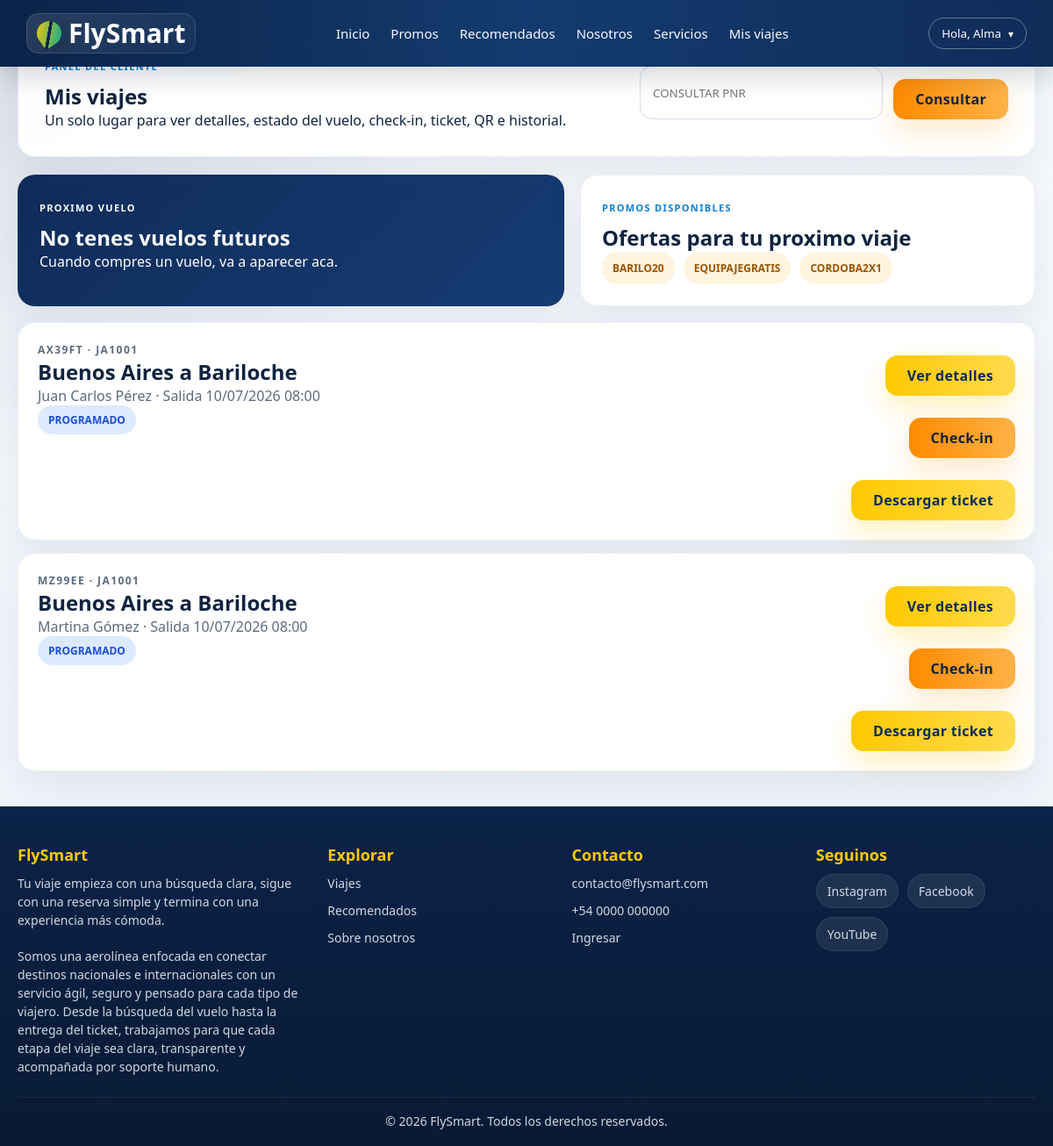
The page /consultas/reservas/mis_viajes.php (signed in) on the database its author committed.
### tables this page shows
CREATE TABLE IF NOT EXISTS `compras_ordenes` (
  `id_orden` int(11) NOT NULL AUTO_INCREMENT,
  `id_cliente` int(11) NOT NULL,
  `fecha_compra` datetime NOT NULL,
  `monto_total_pagado` decimal(10,2) NOT NULL,
  `id_metodo_pago` int(11) NOT NULL,
  PRIMARY KEY (`id_orden`),
  KEY `id_cliente` (`id_cliente`),
  KEY `id_metodo_pago` (`id_metodo_pago`),
  CONSTRAINT `fk_ordenes_cliente` FOREIGN KEY (`id_cliente`) REFERENCES `clientes` (`id_cliente`),
  CONSTRAINT `fk_ordenes_pago` FOREIGN KEY (`id_metodo_pago`) REFERENCES `metodos_pago` (`id_metodo_pago`)
);

CREATE TABLE IF NOT EXISTS `tickets_detalle` (
  `id_ticket` int(11) NOT NULL AUTO_INCREMENT,
  `id_orden` int(11) NOT NULL,
  `id_vuelo` int(11) NOT NULL,
  `id_pasajero` int(11) NOT NULL,
  `numero_asiento` varchar(10) DEFAULT NULL,
  `id_plan` int(11) NOT NULL,
  `codigo_reserva_pnr` varchar(6) NOT NULL,
  `precio_tramo_pagado` decimal(10,2) NOT NULL,
  PRIMARY KEY (`id_ticket`),
  KEY `id_orden` (`id_orden`),
  KEY `id_vuelo` (`id_vuelo`),
  KEY `id_pasajero` (`id_pasajero`),
  KEY `id_plan` (`id_plan`),
  CONSTRAINT `fk_tickets_orden` FOREIGN KEY (`id_orden`) REFERENCES `compras_ordenes` (`id_orden`) ON DELETE CASCADE,
  CONSTRAINT `fk_tickets_pasajero` FOREIGN KEY (`id_pasajero`) REFERENCES `pasajeros` (`id_pasajero`),
  CONSTRAINT `fk_tickets_plan` FOREIGN KEY (`id_plan`) REFERENCES `planes_tarifas` (`id_plan`),
  CONSTRAINT `fk_tickets_vuelo` FOREIGN KEY (`id_vuelo`) REFERENCES `vuelos` (`id_vuelo`)
);

CREATE TABLE IF NOT EXISTS `vuelos` (
  `id_vuelo` int(11) NOT NULL AUTO_INCREMENT,
  `numero_vuelo` varchar(20) NOT NULL,
  `id_avion` int(11) NOT NULL,
  `origen_iata` varchar(3) NOT NULL,
  `destino_iata` varchar(3) NOT NULL,
  `fecha_salida` datetime NOT NULL,
  `fecha_llegada` datetime NOT NULL,
  `precio_base_vuelo` decimal(10,2) NOT NULL,
  `estado_vuelo` varchar(20) NOT NULL,
  PRIMARY KEY (`id_vuelo`),
  KEY `id_avion` (`id_avion`),
  KEY `origen_iata` (`origen_iata`),
  KEY `destino_iata` (`destino_iata`),
  CONSTRAINT `fk_vuelos_avion` FOREIGN KEY (`id_avion`) REFERENCES `aviones` (`id_avion`),
  CONSTRAINT `fk_vuelos_destino` FOREIGN KEY (`destino_iata`) REFERENCES `aeropuertos` (`codigo_iata`),
  CONSTRAINT `fk_vuelos_origen` FOREIGN KEY (`origen_iata`) REFERENCES `aeropuertos` (`codigo_iata`)
);

CREATE TABLE IF NOT EXISTS `aeropuertos` (
  `codigo_iata` varchar(3) NOT NULL,
  `nombre` varchar(100) NOT NULL,
  `ciudad` varchar(100) NOT NULL,
  `pais` varchar(100) NOT NULL,
  PRIMARY KEY (`codigo_iata`)
);

CREATE TABLE IF NOT EXISTS `pasajeros` (
  `id_pasajero` int(11) NOT NULL AUTO_INCREMENT,
  `tipo_documento` varchar(20) NOT NULL,
  `numero_documento` varchar(50) NOT NULL,
  `nombre` varchar(100) NOT NULL,
  `apellido` varchar(100) NOT NULL,
  `fecha_nacimiento` date NOT NULL,
  `asistencia_especial` tinyint(1) DEFAULT 0,
  `detalles_medicos` text DEFAULT NULL,
  PRIMARY KEY (`id_pasajero`),
  UNIQUE KEY `numero_documento` (`numero_documento`)
);

### consultas/reservas/mis_viajes.php (the view, shortened to what this page needs)
<?php
require_once '../../config/conexion.php';
include_once '../../includes/header.php';
$idCliente = $_SESSION['usuario_id'] ?? null;
$tickets = [];
$proximo = null;
function estadoClaseReserva(string $estado): string {
    $estado = strtolower($estado);
    return 'status-scheduled';
}
if ($idCliente) {
    $stmt = $pdo->prepare("
        SELECT td.codigo_reserva_pnr, td.numero_asiento, v.numero_vuelo, v.estado_vuelo, v.fecha_salida, v.fecha_llegada,
               origen.ciudad AS origen_ciudad, origen.codigo_iata AS origen_iata,
               destino.ciudad AS destino_ciudad, destino.codigo_iata AS destino_iata,
               p.nombre, p.apellido, co.fecha_compra
        FROM compras_ordenes co
        INNER JOIN tickets_detalle td ON td.id_orden = co.id_orden
        INNER JOIN vuelos v ON v.id_vuelo = td.id_vuelo
        INNER JOIN aeropuertos origen ON origen.codigo_iata = v.origen_iata
        INNER JOIN aeropuertos destino ON destino.codigo_iata = v.destino_iata
        INNER JOIN pasajeros p ON p.id_pasajero = td.id_pasajero
        WHERE co.id_cliente = :id_cliente
        ORDER BY v.fecha_salida ASC
    ");
    $stmt->execute(['id_cliente' => $idCliente]);
    $tickets = $stmt->fetchAll(PDO::FETCH_ASSOC);
}
?>
<main class="reservation-page">
    <section class="client-panel-hero">
        <div>
            <p class="eyebrow">Panel del cliente</p>
            <h1>Mis viajes</h1>
            <p>Un solo lugar para ver detalles, estado del vuelo, check-in, ticket, QR e historial.</p>
        </div>
        <form action="ver_reserva.php" method="GET" class="reservation-search compact-search">
            <input type="text" name="pnr" maxlength="6" placeholder="Consultar PNR" required>
            <button type="submit" class="btn-next btn-orange">Consultar</button>
        </form>
    </section>
    <?php if (!$idCliente): ?>
        <section class="reservation-card reservation-empty">
            <h2>Inicia sesion para ver tus viajes</h2>
            <p>Sin iniciar sesion podes buscar vuelos, ver destinos, consultar un PNR y ver promociones. Para historial, check-in y tickets necesitas tu cuenta.</p>
            <a href="../login/login.php" class="btn-next btn-orange">Iniciar sesion</a>
        </section>
    <?php else: ?>
        <section class="dashboard-grid">
            <article class="dashboard-card next-flight-card">
                <p class="eyebrow">Proximo vuelo</p>
                <?php if ($proximo): ?>
                    <?php $faltan = max(0, strtotime($proximo['fecha_salida']) - time()); ?>
                    <h2><?= htmlspecialchars($proximo['origen_ciudad'] . ' -> ' . $proximo['destino_ciudad'], ENT_QUOTES, 'UTF-8') ?></h2>
                    <p>Faltan <?= floor($faltan / 86400) ?> dias y <?= floor(($faltan % 86400) / 3600) ?> horas</p>
                    <span class="status-pill <?= estadoClaseReserva($proximo['estado_vuelo']) ?>"><?= htmlspecialchars($proximo['estado_vuelo'], ENT_QUOTES, 'UTF-8') ?></span>
                <?php else: ?>
                    <h2>No tenes vuelos futuros</h2>
                    <p>Cuando compres un vuelo, va a aparecer aca.</p>
                <?php endif; ?>
            </article>
            <article class="dashboard-card">
                <p class="eyebrow">Promos disponibles</p>
                <h2>Ofertas para tu proximo viaje</h2>
                <div class="mini-promo-list">
                    <a href="../proceso_compra/vuelos.php?destino=BRC&pasajeros=1&codigo_promo=BARILO20">BARILO20</a>
                    <a href="../proceso_compra/vuelos.php?pasajeros=1&codigo_promo=EQUIPAJEGRATIS">EQUIPAJEGRATIS</a>
                    <a href="../proceso_compra/vuelos.php?destino=COR&pasajeros=2&codigo_promo=CORDOBA2X1">CORDOBA2X1</a>
                </div>
            </article>
        </section>
        <?php if (empty($tickets)): ?>
            <section class="reservation-card reservation-empty">
                <h2>Todavia no tenes vuelos comprados</h2>
                <p>Cuando finalices una reserva, va a aparecer en esta seccion.</p>
                <a href="../../index.php#buscador" class="btn-next">Buscar vuelos</a>
            </section>
        <?php else: ?>
            <section class="history-list">
                <?php foreach ($tickets as $ticket): ?>
                    <article class="history-item travel-action-card">
                        <div>
                            <p class="ticket-label"><?= htmlspecialchars($ticket['codigo_reserva_pnr'], ENT_QUOTES, 'UTF-8') ?> · <?= htmlspecialchars($ticket['numero_vuelo'], ENT_QUOTES, 'UTF-8') ?></p>
                            <h2><?= htmlspecialchars($ticket['origen_ciudad'], ENT_QUOTES, 'UTF-8') ?> a <?= htmlspecialchars($ticket['destino_ciudad'], ENT_QUOTES, 'UTF-8') ?></h2>
                            <p><?= htmlspecialchars($ticket['nombre'] . ' ' . $ticket['apellido'], ENT_QUOTES, 'UTF-8') ?> · Salida <?= date('d/m/Y H:i', strtotime($ticket['fecha_salida'])) ?></p>
                            <span class="status-pill <?= estadoClaseReserva($ticket['estado_vuelo']) ?>"><?= htmlspecialchars($ticket['estado_vuelo'], ENT_QUOTES, 'UTF-8') ?></span>
                        </div>
                        <div class="history-actions action-grid">
                            <a href="ver_reserva.php?pnr=<?= urlencode($ticket['codigo_reserva_pnr']) ?>" class="btn-next">Ver detalles</a>
                            <a href="checkin.php?pnr=<?= urlencode($ticket['codigo_reserva_pnr']) ?>" class="btn-next btn-orange">Check-in</a>
                            <a href="pasaje.php?pnr=<?= urlencode($ticket['codigo_reserva_pnr']) ?>" class="btn-next">Descargar ticket</a>
                        </div>
                    </article>
                <?php endforeach; ?>
            </section>
        <?php endif; ?>
    <?php endif; ?>
</main>
<?php include_once '../../includes/footer.php'; ?>
</body>
</html>

### css/estilos.css (style rules this page uses)
* { box-sizing: border-box; margin: 0; padding: 0; font-family: "Aptos", "Segoe UI", "Trebuchet MS", Arial, sans-serif; }
html { width: 100%; min-height: 100%; background: #081a34; }
body { width: 100%; min-height: 100vh; overflow-x: hidden; background-color: var(--light-bg); color: var(--dark-text); padding: 0; margin: 0; }
.btn-next { background-color: var(--secondary-color); color: white; border: none; padding: 12px 25px; font-size: 16px; border-radius: 4px; cursor: pointer; display: inline-block; text-decoration: none; text-align: center; margin-top: 15px; }
body { font-family: "Aptos", "Segoe UI", "Trebuchet MS", Arial, sans-serif; background: radial-gradient(circle at top left, rgba(15, 44, 89, 0.12), transparent 30%), linear-gradient(180deg, #f7f9fc 0%, #eef4fb 100%); color: #10233f; }
.eyebrow { display: inline-flex; align-items: center; gap: 8px; text-transform: uppercase; letter-spacing: 0.12em; font-size: 11px; color: #0d7fd4; font-weight: 800; margin-bottom: 10px; }
.btn-next { background: linear-gradient(90deg, #fec901, #ffdb4d); color: #0f2c59; border-radius: 14px; box-shadow: 0 14px 30px rgba(254, 201, 1, 0.25); font-weight: 900; letter-spacing: 0.02em; }
html, body { min-height: 100%; }
body { min-height: 100vh; display: flex; flex-direction: column; }
* { margin: 0; padding: 0; box-sizing: border-box; }

### css/reservas.css (style rules this page uses)
.reservation-tools, .reservation-page { max-width: 100%; width: 100%; margin: 0 auto 40px; padding: 0 20px; }
.reservation-tool, .reservation-card, .ticket-summary, .history-item, .boarding-pass { background: rgba(255, 255, 255, 0.96); border: 1px solid rgba(15, 44, 89, 0.08); border-radius: 20px; box-shadow: 0 18px 45px rgba(15, 44, 89, 0.08); }
.reservation-tool p, .reservation-card p, .ticket-details p, .history-item p, .boarding-qr p { color: #5c6b7e; }
.reservation-form, .reservation-search { display: flex; gap: 12px; flex-wrap: wrap; margin-top: 18px; }
.reservation-form input, .reservation-search input { flex: 1; min-width: 220px; min-height: 48px; padding: 12px 14px; border: 1px solid #d4ddeb; border-radius: 14px; text-transform: uppercase; }
.btn-orange { background: linear-gradient(90deg, #ff8a00, #ffb347); color: #10233f; box-shadow: 0 14px 30px rgba(255, 159, 28, 0.22); }
.reservation-page { margin-top: 28px; }
.ticket-label { font-size: 12px; text-transform: uppercase; letter-spacing: 0.12em; font-weight: 800; }
.status-pill { display: inline-flex; align-items: center; width: fit-content; padding: 8px 12px; border-radius: 999px; background: #fff4df; color: #9a5400; font-size: 12px; font-weight: 900; text-transform: uppercase; }
.history-list { display: grid; gap: 14px; }
.history-item { display: grid; grid-template-columns: 1fr auto; gap: 18px; padding: 22px; }
.history-actions { display: flex; flex-direction: column; align-items: flex-end; gap: 10px; }
.status-scheduled { background: #dbeafe; color: #1d4ed8; }
.client-panel-hero, .dashboard-card, .promo-applied-card { background: rgba(255, 255, 255, 0.96); border: 1px solid rgba(15, 44, 89, 0.08); border-radius: 20px; box-shadow: 0 18px 45px rgba(15, 44, 89, 0.08); }
.client-panel-hero { display: grid; grid-template-columns: minmax(0, 1fr) minmax(280px, 420px); gap: 18px; align-items: center; padding: 30px; margin-bottom: 20px; border-top: 5px solid #ff9f1c; }
.compact-search { margin-top: 0; }
.dashboard-grid { display: grid; grid-template-columns: 1.2fr 1fr; gap: 18px; margin-bottom: 18px; }
.dashboard-card { padding: 24px; }
.next-flight-card { background: linear-gradient(135deg, #0f2c59, #163c73); color: #fff; }
.next-flight-card h2, .next-flight-card p { color: #fff; }
.mini-promo-list, .action-grid { display: flex; flex-wrap: wrap; gap: 10px; }
.mini-promo-list a { padding: 10px 12px; border-radius: 999px; background: #fff4df; color: #9a5400; text-decoration: none; font-weight: 800; font-size: 12px; }
.travel-action-card { transition: transform 0.2s ease, box-shadow 0.2s ease; }

### rows shown on the page
compras_ordenes: tickets_detalle.codigo_reserva_pnr "AX39FT", vuelos.numero_vuelo "JA1001", aeropuertos.ciudad "Buenos Aires", aeropuertos.ciudad "Bariloche", pasajeros.nombre+apellido "Juan Carlos Pérez", vuelos.fecha_salida "10/07/2026 08:00", vuelos.estado_vuelo "PROGRAMADO"
compras_ordenes: tickets_detalle.codigo_reserva_pnr "MZ99EE", vuelos.numero_vuelo "JA1001", aeropuertos.ciudad "Buenos Aires", aeropuertos.ciudad "Bariloche", pasajeros.nombre+apellido "Martina Gómez", vuelos.fecha_salida "10/07/2026 08:00", vuelos.estado_vuelo "PROGRAMADO"

### other values the page prints
$_SESSION['usuario_nombre'] "Alma"
